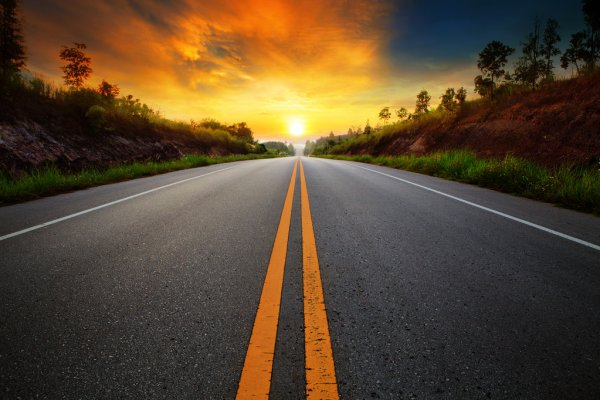
#> input picture PDI(processamento digital de imagem)/estudos sobe PDI/imagens/estrada.jpg, 600 x 400 px
$ python desenhando_na_imagem.py
#> lines starting #> are read from the running program, lines starting #| are printed output that depends on the picture; after the words box and inside, x2 and y2 are one past the last pixel; in counts of white or black regions, pixels touching at a corner belong together
import numpy as np
import cv2

img = cv2.imread("imagens/estrada.jpg")
#> img is the input picture: shape (400, 600, 3); mean B, G, R 48.1, 70.5, 88.8
vermelho = (0, 0, 255)
verde = (0, 255, 0)
azul = (255, 0, 0)
cv2.line(img, (0, 0), (100, 200), verde)
cv2.line(img, (300, 200), (150, 150), vermelho, 5)
cv2.rectangle(img, (20, 20), (120, 120), azul, 10)
cv2.rectangle(img, (200, 50), (225, 125), verde, -1)
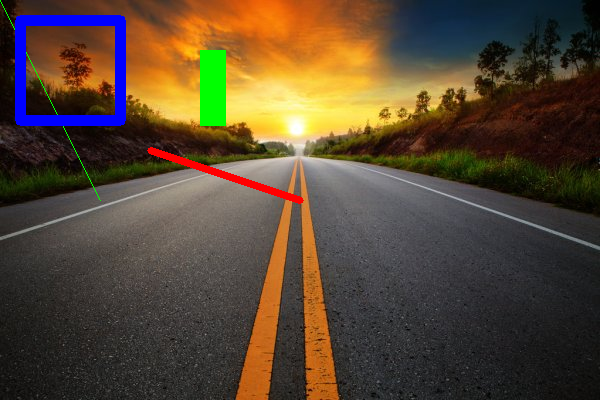
#> img: shape (400, 600, 3); mean B, G, R 51.6, 70.1, 86.2

(x, y) = (img.shape[0]//2, img.shape[0]//2)
#> x = 200; y = 200

for raio in range(0, 175, 15):
    cv2.circle(img, (x, y), raio, vermelho)
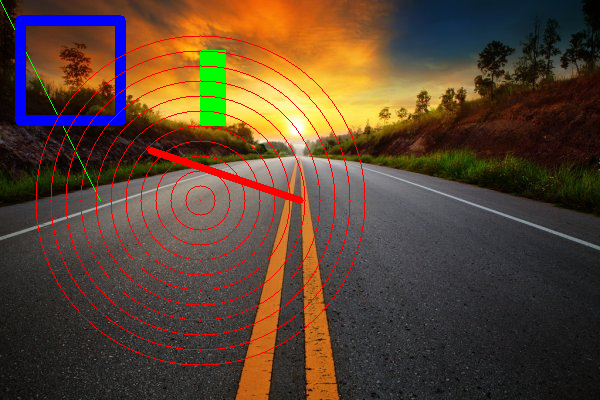
#> img: shape (400, 600, 3); 2.3% of pixels changed, all inside (x1, y1, x2, y2) = (35, 35, 366, 366)

cv2.imshow("imagem alterada", img)
cv2.waitKey()

$ run again, with PDI(processamento digital de imagem)/estudos sobe PDI/imagens/Animais.jpg copied over PDI(processamento digital de imagem)/estudos sobe PDI/imagens/estrada.jpg
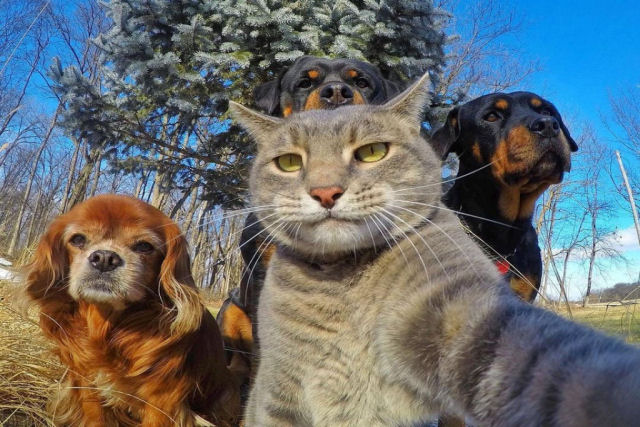
#> input picture PDI(processamento digital de imagem)/estudos sobe PDI/imagens/Animais.jpg, 640 x 427 px
#> img is the input picture: shape (427, 640, 3); mean B, G, R 111, 109.6, 103.7
#> `cv2.rectangle(img, (200, 50), (225, 125), verde, -1)`:
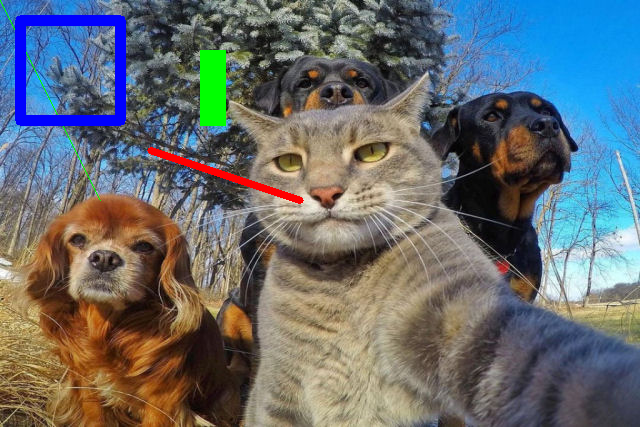
#> img: shape (427, 640, 3); mean B, G, R 111.3, 108.6, 102.4
#> after the loop `for raio in range(0, 175, 15):`:
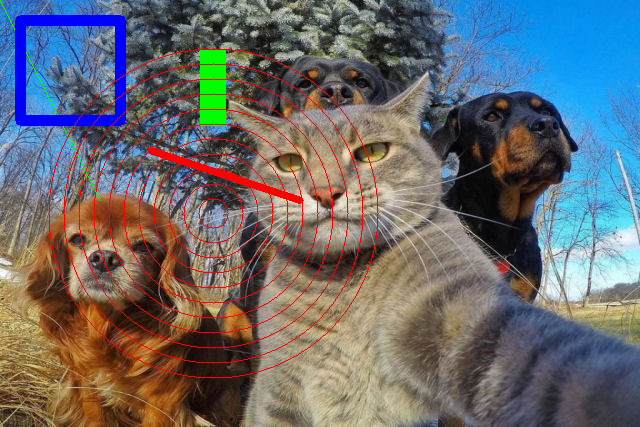
#> img: shape (427, 640, 3); 2.01% of pixels changed, all inside (x1, y1, x2, y2) = (48, 48, 379, 379)

$ run again, with PDI(processamento digital de imagem)/estudos sobe PDI/imagens/Biblia.jpg copied over PDI(processamento digital de imagem)/estudos sobe PDI/imagens/estrada.jpg
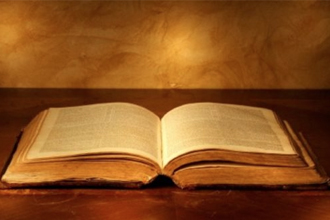
#> input picture PDI(processamento digital de imagem)/estudos sobe PDI/imagens/Biblia.jpg, 330 x 220 px
#> img is the input picture: shape (220, 330, 3); mean B, G, R 32, 80.6, 138.4
#> `cv2.rectangle(img, (200, 50), (225, 125), verde, -1)`:
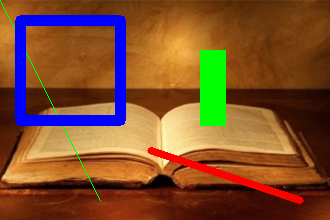
#> img: shape (220, 330, 3); mean B, G, R 43.2, 78.2, 126.5
#> after the loop `for raio in range(0, 175, 15):`:
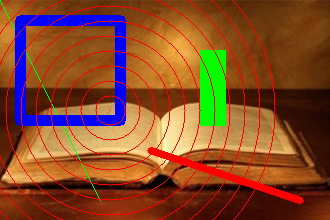
#> img: shape (220, 330, 3); 4.79% of pixels changed, all inside (x1, y1, x2, y2) = (0, 0, 276, 220)

$ run again, with PDI(processamento digital de imagem)/estudos sobe PDI/imagens/Flor.jpg copied over PDI(processamento digital de imagem)/estudos sobe PDI/imagens/estrada.jpg
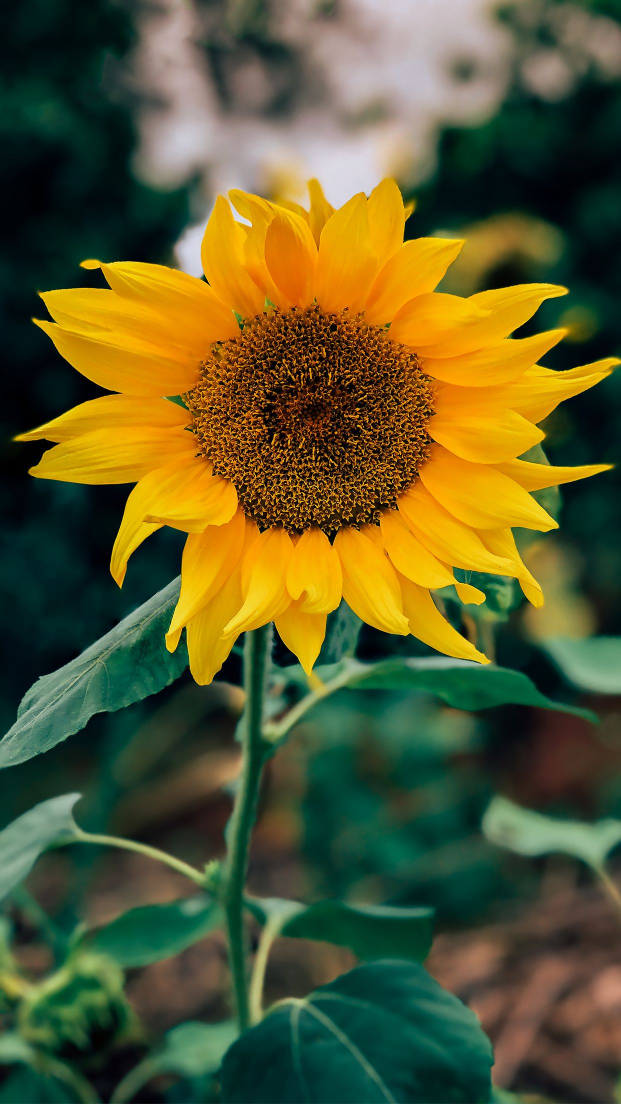
#> input picture PDI(processamento digital de imagem)/estudos sobe PDI/imagens/Flor.jpg, 1242 x 2208 px (shown at 1/2 size)
#> img is the input picture: shape (2208, 1242, 3); mean B, G, R 46, 89.6, 90.3
#> `cv2.rectangle(img, (200, 50), (225, 125), verde, -1)`:
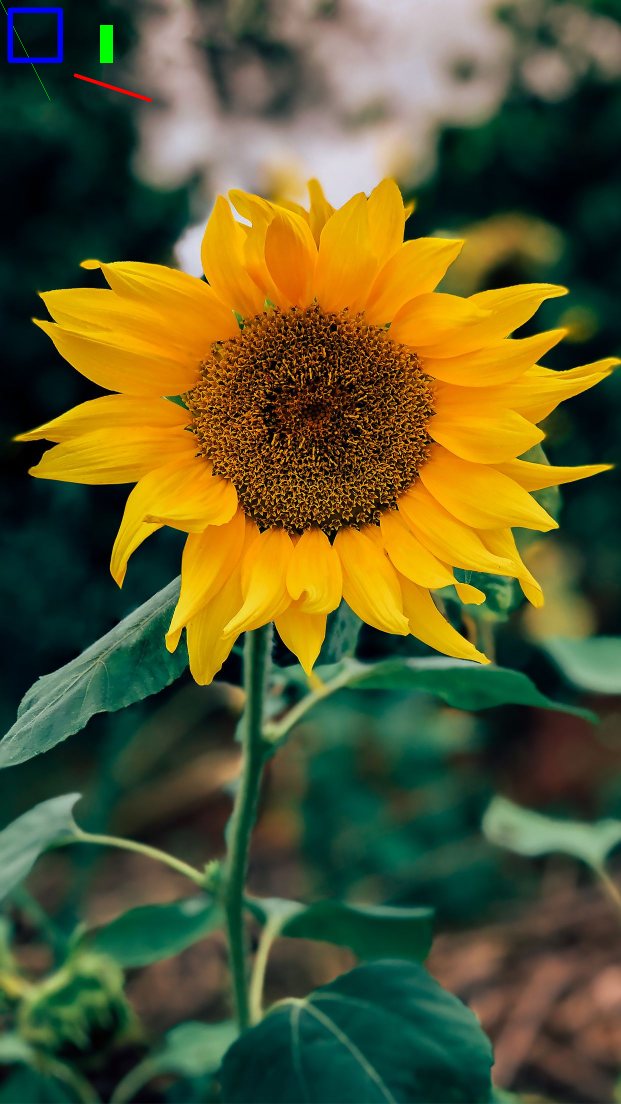
#> img: shape (2208, 1242, 3) (shown at 1/2 size); mean B, G, R 46.3, 89.7, 90.4
#> after the loop `for raio in range(0, 175, 15):`:
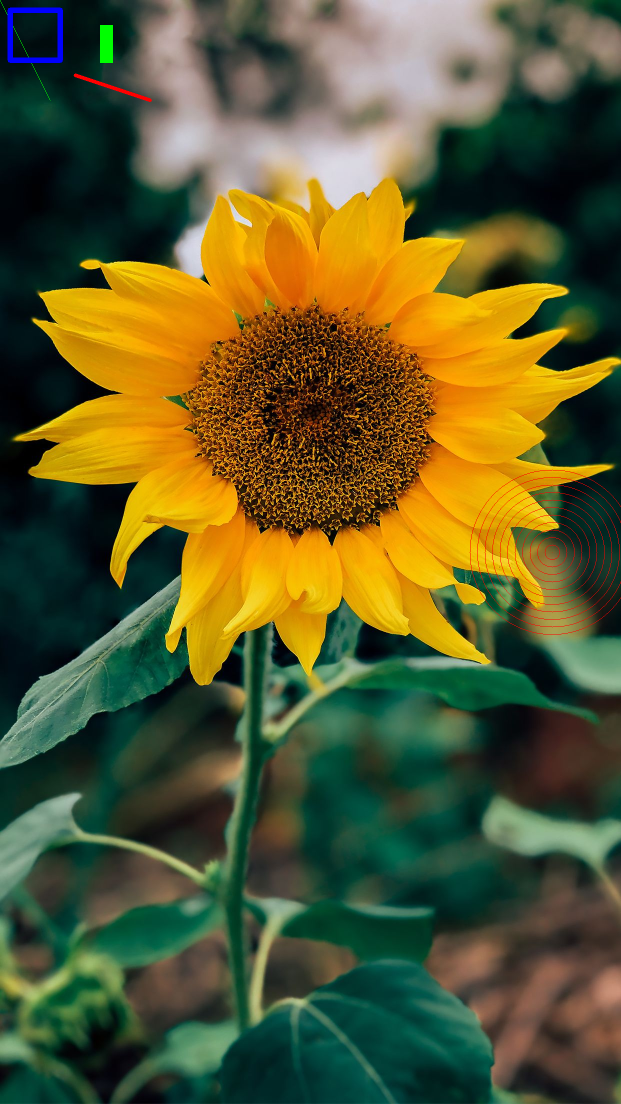
#> img: shape (2208, 1242, 3) (shown at 1/2 size); 0.19% of pixels changed, all inside (x1, y1, x2, y2) = (939, 939, 1242, 1270)
